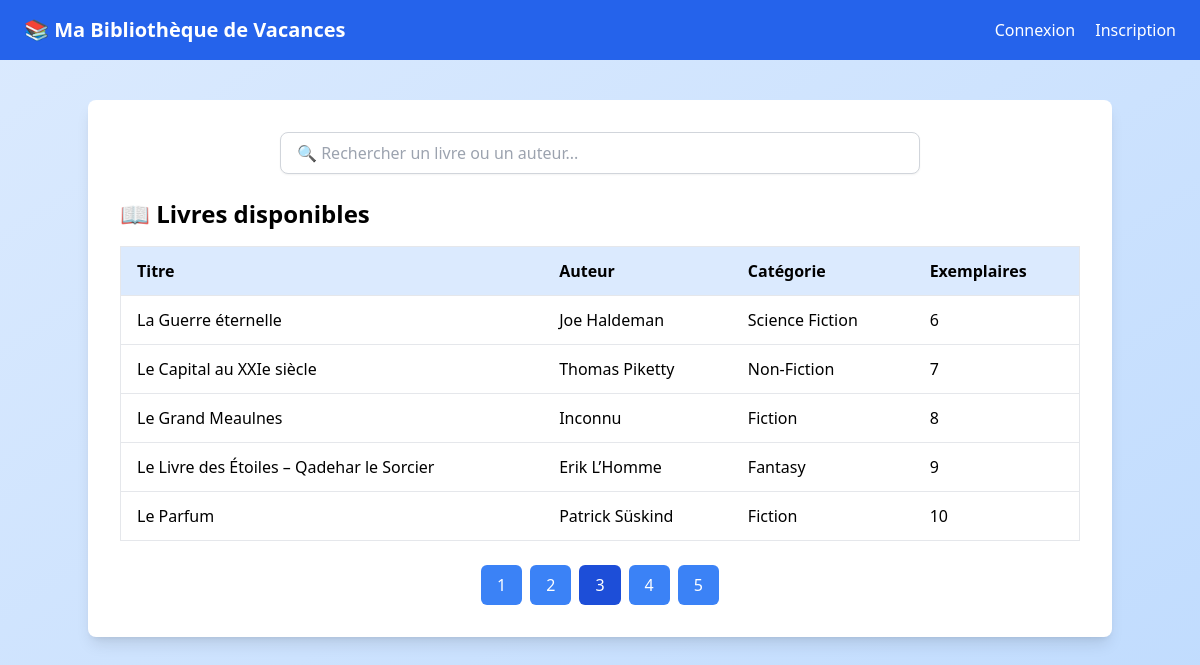
The app's page /?page=3, older data.
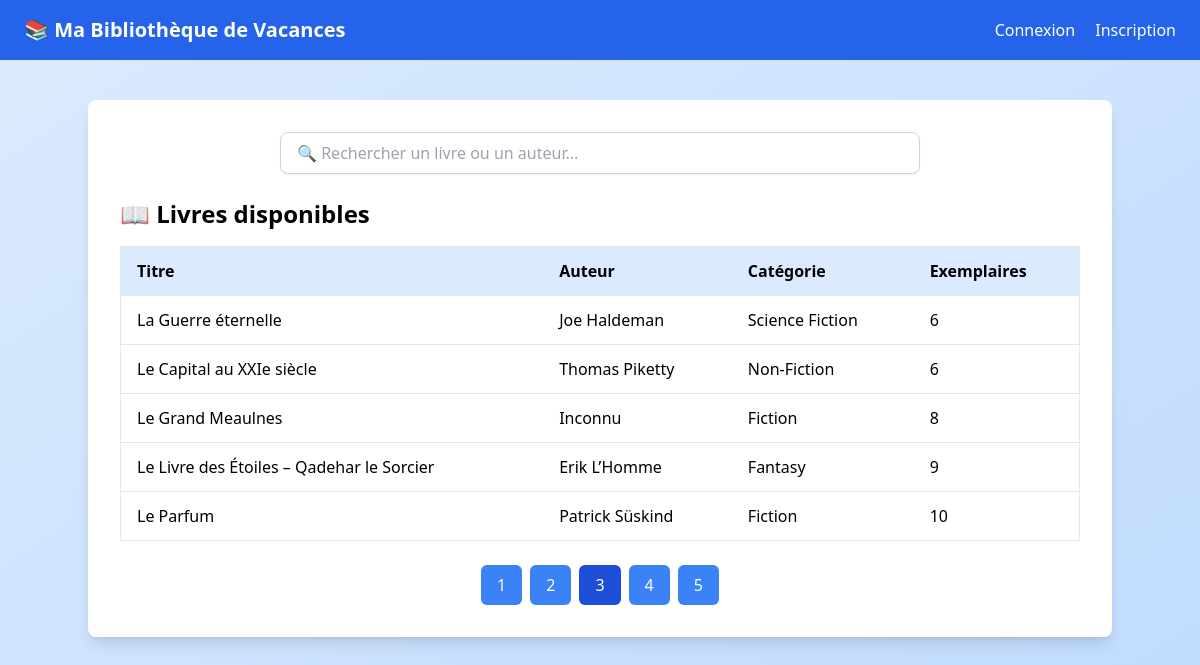
The same page, newer data.
### tables this page shows
CREATE TABLE IF NOT EXISTS `livres` (
  `id` int NOT NULL AUTO_INCREMENT,
  `titre` varchar(255) NOT NULL,
  `isbn` varchar(13) NOT NULL,
  `annee_publication` year NOT NULL,
  `resume` text,
  `nombre_exemplaires_total` int NOT NULL,
  `nombre_exemplaires_disponibles` int NOT NULL,
  `auteur_id` int DEFAULT NULL,
  `categorie_id` int DEFAULT NULL,
  `utilisateur_id` int DEFAULT NULL,
  `nombre_exemplaires` int NOT NULL DEFAULT '0',
  `description` text,
  PRIMARY KEY (`id`),
  UNIQUE KEY `isbn` (`isbn`),
  KEY `fk_auteur` (`auteur_id`),
  KEY `fk_categorie` (`categorie_id`),
  KEY `fk_utilisateur` (`utilisateur_id`)
);

CREATE TABLE IF NOT EXISTS `auteurs` (
  `id` int NOT NULL AUTO_INCREMENT,
  `nom` varchar(100) NOT NULL,
  `prenom` varchar(100) NOT NULL,
  `date_naissance` date DEFAULT NULL,
  `biographie` text,
  PRIMARY KEY (`id`)
);

CREATE TABLE IF NOT EXISTS `categories` (
  `id` int NOT NULL AUTO_INCREMENT,
  `nom_categorie` varchar(100) DEFAULT NULL,
  PRIMARY KEY (`id`),
  UNIQUE KEY `nom_categorie` (`nom_categorie`)
);

### index.php (the view, shortened to what this page needs)
<?php
require_once 'includes/config.php';
$livres_par_page = 5;
$page_actuelle = isset($_GET['page']) ? max(1, intval($_GET['page'])) : 1;
$debut = ($page_actuelle - 1) * $livres_par_page;
$total_livres = $pdo->query("SELECT COUNT(*) FROM livres WHERE nombre_exemplaires_disponibles > 0")->fetchColumn();
$total_pages = ceil($total_livres / $livres_par_page);
$stmt = $pdo->prepare("
    SELECT l.titre, l.nombre_exemplaires_disponibles, a.nom AS auteur_nom, a.prenom AS auteur_prenom, c.nom_categorie
    FROM livres l
    LEFT JOIN auteurs a ON l.auteur_id = a.id
    LEFT JOIN categories c ON l.categorie_id = c.id
    WHERE l.nombre_exemplaires_disponibles > 0
    ORDER BY l.titre ASC
    LIMIT :debut, :limite
");
$stmt->bindValue(':debut', $debut, PDO::PARAM_INT);
$stmt->bindValue(':limite', $livres_par_page, PDO::PARAM_INT);
$stmt->execute();
$livres = $stmt->fetchAll();
?>
<!DOCTYPE html>
<html lang="fr">
<head>
    <script src="https://cdn.tailwindcss.com"></script>
</head>
<body class="bg-gradient-to-br from-blue-100 to-blue-200 min-h-screen">
<header class="bg-blue-600 text-white px-6 py-4 flex justify-between items-center flex-wrap">
    <h1 class="text-xl font-bold">📚 Ma Bibliothèque de Vacances</h1>
    <nav class="space-x-4">
        <?php if (isset($_SESSION['utilisateur_id'])): ?>
            <span class="font-medium">Bienvenue <?= htmlspecialchars($_SESSION['nom_complet'] ?? $_SESSION['nom_utilisateur']) ?> !</span>
            <a href="dashboard.php" class="hover:underline">Tableau de Bord</a>
            <a href="logout.php" class="hover:underline">Déconnexion</a>
        <?php else: ?>
            <a href="login.php" class="hover:underline">Connexion</a>
            <a href="register.php" class="hover:underline">Inscription</a>
        <?php endif; ?>
    </nav>
</header>
<main class="max-w-5xl mx-auto bg-white mt-10 p-8 rounded-lg shadow-lg">
    <div class="mb-6 flex flex-col sm:flex-row gap-4 items-center justify-center">
        <input type="text" id="searchInput" placeholder="🔍 Rechercher un livre ou un auteur..."
               class="w-full sm:w-2/3 px-4 py-2 border border-gray-300 rounded-lg shadow-sm focus:ring-2 focus:ring-blue-400 focus:outline-none">
    </div>
    <h2 class="text-2xl font-bold mb-4">📖 Livres disponibles</h2>
    <?php if (empty($livres)): ?>
        <p class="text-center text-gray-600">Aucun livre trouvé.</p>
    <?php else: ?>
        <div class="overflow-x-auto">
            <table id="livresTable" class="w-full table-auto border border-gray-200">
                <thead class="bg-blue-100">
                <tr>
                    <th class="px-4 py-3 text-left">Titre</th>
                    <th class="px-4 py-3 text-left">Auteur</th>
                    <th class="px-4 py-3 text-left">Catégorie</th>
                    <th class="px-4 py-3 text-left">Exemplaires</th>
                </tr>
                </thead>
                <tbody>
                <?php foreach ($livres as $livre): ?>
                    <tr class="border-t">
                        <td class="px-4 py-3"><?= htmlspecialchars($livre['titre']) ?></td>
                        <td class="px-4 py-3"><?= htmlspecialchars($livre['auteur_prenom'] . ' ' . $livre['auteur_nom']) ?></td>
                        <td class="px-4 py-3"><?= htmlspecialchars($livre['nom_categorie']) ?></td>
                        <td class="px-4 py-3"><?= intval($livre['nombre_exemplaires_disponibles']) ?></td>
                    </tr>
                <?php endforeach; ?>
                </tbody>
            </table>
        </div>
        <?php if ($total_pages > 1): ?>
            <div class="flex justify-center mt-6 space-x-2">
                <?php for ($i = 1; $i <= $total_pages; $i++): ?>
                    <a href="?page=<?= $i ?>"
                       class="px-4 py-2 rounded-md text-white <?= $i === $page_actuelle ? 'bg-blue-700' : 'bg-blue-500 hover:bg-blue-600' ?>">
                        <?= $i ?>
                    </a>
                <?php endfor; ?>
            </div>
        <?php endif; ?>
    <?php endif; ?>
</main>
</body>
</html>

Row changes from the older to the newer data that the page shows:
changed livres "Le Capital au XXIe siècle": nombre_exemplaires_disponibles "7" → "6"
